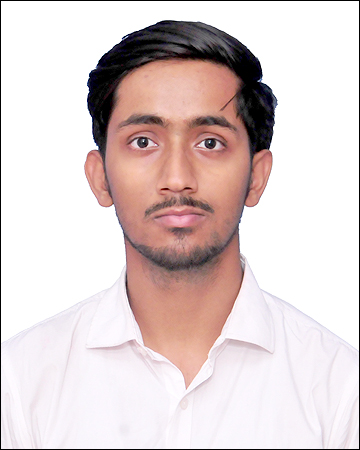
#> input picture Face Detection App/94.55.1.jpg, 360 x 450 px
$ python Face_Detector_Image.py
#> lines starting #> are read from the running program, lines starting #| are printed output that depends on the picture; after the words box and inside, x2 and y2 are one past the last pixel; in counts of white or black regions, pixels touching at a corner belong together
#importing the open source computer vision library
import cv2
from random import randrange


# Load some pre-trained data on face frontals
trained_face_data = cv2.CascadeClassifier("haarcascade_frontalface_default.xml")

# Choose an image to detect face in
img = cv2.imread("94.55.1.jpg")
#> img is the input picture: shape (450, 360, 3); mean B, G, R 208.1, 208.7, 222.8

# Must convert to grayscale
grayscaled_img = cv2.cvtColor(img, cv2.COLOR_BGR2GRAY)
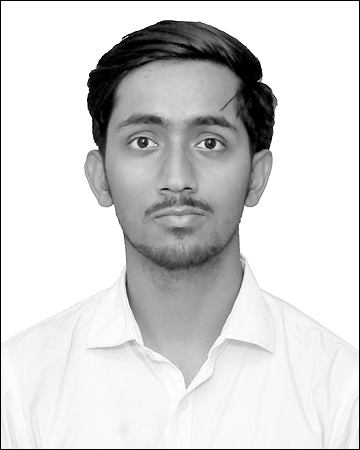
#> grayscaled_img: shape (450, 360); min 0, max 255, mean 212.8

# Detect Face
face_coordinates = trained_face_data.detectMultiScale(grayscaled_img)
#> face_coordinates = [[84, 65, 190, 190]]

# Drawing Rectanble
for (x,y,w,h) in face_coordinates:
    cv2.rectangle(img, (x, y), (w+x,h+y), (randrange(128,256),randrange(128,256),randrange(128,256)),2)
#> this loop made 1 pass
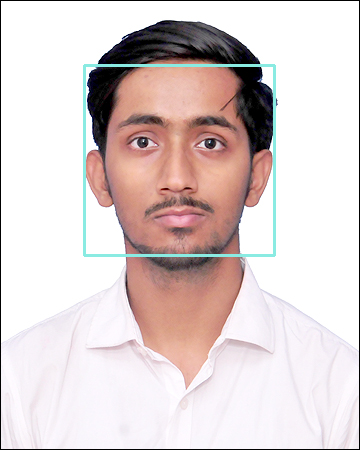
#> img: shape (450, 360, 3); 1.4% of pixels changed, all inside (x1, y1, x2, y2) = (83, 64, 276, 257)

cv2.imshow("Bhavya Piyush Face Decetor",img)
print(face_coordinates)
#| [[ 84  65 190 190]]
# It pauses the execution of the code
cv2.waitKey()


print("Code execution is completed here! ")
